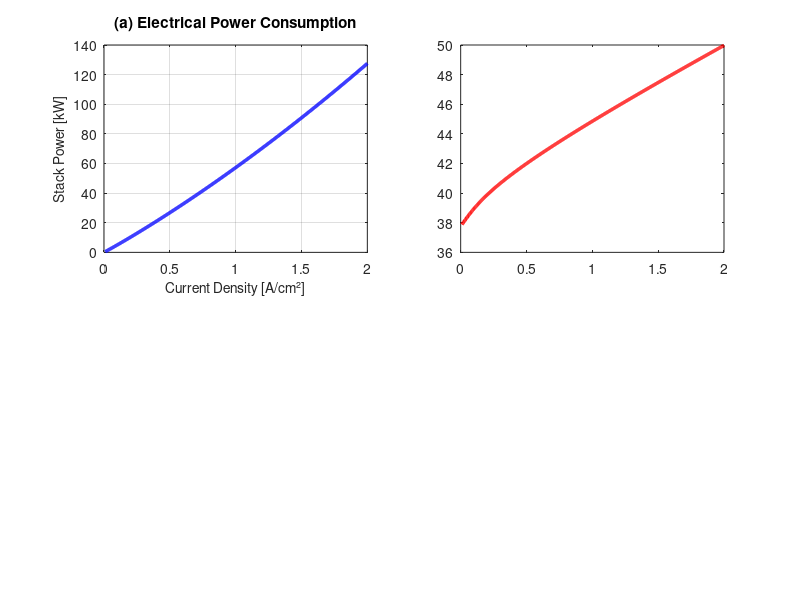

Here is the MATLAB script that generated this plot: (Note: this script raises an error after producing the figure.)
%% ENERGY ANALYSIS FIGURE (4-PARAMETER, LITERATURE BOUNDS)
% Uses validated 4-parameter model with k_conc = 4e-6
% Combined RMSE = 0.018986 V, R² = 0.986711

clear; clc; close all;

% ========== MODEL PARAMETERS (4-PARAMETER, LITERATURE BOUNDS) ==========
E_rev = 1.42;
alpha = 0.448938;           % Updated
j0 = 5.428292e-02;          % Updated
R_ohm = 0.169475;           % Updated
k_conc = 4e-6;              % Updated (literature-bounded)
n_e = 2;
R = 8.314;
F = 96485;
T = 348.15;

% ========== MODEL FUNCTION ==========
model = @(j) E_rev + ...
    (R * T / (alpha * n_e * F)) * asinh(j / (2 * j0)) + ...
    R_ohm * j + k_conc * j.^2;

% ========== CURRENT DENSITY RANGE ==========
j_range = linspace(0.01, 2.0, 500);
V_range = model(j_range);

% ========== ENERGY CALCULATIONS ==========
N_cells = 80;
A_cell = 424;  % cm²
I = j_range * A_cell;
P_stack = N_cells * V_range .* I;
mass_H2 = (N_cells * I) / (2 * F) * 0.002016;  % kg/s
specific_energy = (P_stack / 1000) ./ (mass_H2 * 3600);  % kWh/kg
efficiency = 33.3 ./ specific_energy * 100;  % LHV efficiency
energy_per_vol = specific_energy * 0.0899;   % kWh/Nm³

% ========== DISPLAY AT J = 1.0 A/cm² ==========
idx_1A = find(j_range >= 1.0, 1, 'first');
fprintf('\n========================================\n');
fprintf('ENERGY ANALYSIS AT J = 1.0 A/cm²\n');
fprintf('(4-Parameter Model, k_conc = 4e-6)\n');
fprintf('========================================\n');
fprintf('  Specific energy: %.2f kWh/kg\n', specific_energy(idx_1A));
fprintf('  LHV Efficiency: %.2f %%\n', efficiency(idx_1A));
fprintf('  Stack Power: %.2f kW\n', P_stack(idx_1A)/1000);

% ========== CREATE FIGURE ==========
fig = figure('Position', [100, 100, 1000, 700], 'Color', 'white');

% ----- Subplot 1: Power -----
subplot(2, 2, 1);
plot(j_range, P_stack/1000, 'b-', 'LineWidth', 2.5);
xlabel('Current Density [A/cm²]', 'FontSize', 10);
ylabel('Stack Power [kW]', 'FontSize', 10);
title('(a) Electrical Power Consumption', 'FontSize', 11, 'FontWeight', 'bold');
grid on; box on;
xlim([0, 2.0]);

% ----- Subplot 2: Specific Energy -----
subplot(2, 2, 2);
plot(j_range, specific_energy, 'r-', 'LineWidth', 2.5);
hold on;
yline(33.3, 'k--', 'LHV (33.3 kWh/kg)', 'LineWidth', 1.5);
yline(39.4, 'k:', 'Thermodynamic Min (39.4 kWh/kg)', 'LineWidth', 1.5);
xlabel('Current Density [A/cm²]', 'FontSize', 10);
ylabel('Specific Energy [kWh/kg H₂]', 'FontSize', 10);
title('(b) Specific Energy Consumption', 'FontSize', 11, 'FontWeight', 'bold');
legend('Location', 'northwest', 'FontSize', 8);
grid on; box on;
xlim([0, 2.0]);

% ----- Subplot 3: Efficiency -----
subplot(2, 2, 3);
plot(j_range, efficiency, 'g-', 'LineWidth', 2.5);
xlabel('Current Density [A/cm²]', 'FontSize', 10);
ylabel('LHV Efficiency [%]', 'FontSize', 10);
title('(c) LHV-Based Energy Efficiency', 'FontSize', 11, 'FontWeight', 'bold');
grid on; box on;
xlim([0, 2.0]);

% ----- Subplot 4: Energy per Volume -----
subplot(2, 2, 4);
plot(j_range, energy_per_vol, 'm-', 'LineWidth', 2.5);
xlabel('Current Density [A/cm²]', 'FontSize', 10);
ylabel('Energy per Volume [kWh/Nm³ H₂]', 'FontSize', 10);
title('(d) Energy Use per Unit Volume', 'FontSize', 11, 'FontWeight', 'bold');
grid on; box on;
xlim([0, 2.0]);

% ----- Main Title -----
sgtitle('Energy Analysis of PEM Electrolyzer (4-Parameter Model)', ...
    'FontSize', 14, 'FontWeight', 'bold');

% ========== SAVE FIGURE ==========
saveas(fig, 'Energy_Analysis_of_PEM_Electrolyzer.jpg');
fprintf('\n✅ Figure saved: Energy_Analysis_of_PEM_Electrolyzer.jpg\n');

% Save as PDF as well
print('Energy_Analysis_of_PEM_Electrolyzer', '-dpdf', '-bestfit');
fprintf('✅ PDF saved: Energy_Analysis_of_PEM_Electrolyzer.pdf\n');
